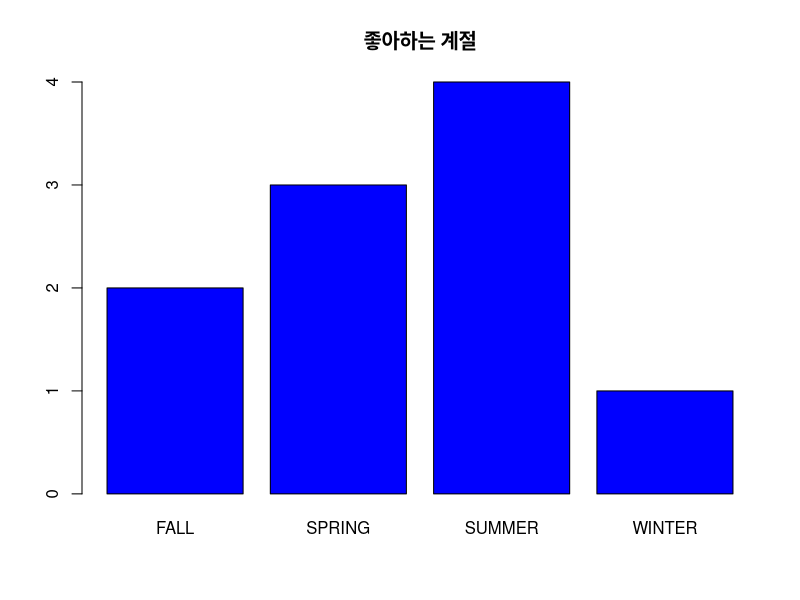

Recreate this plot in R.
favorite <- c('WINTER', 'SUMMER', 'SPRING', 'SUMMER', 'SUMMER',
              'FALL', 'FALL', 'SUMMER', 'SPRING', 'SPRING')
favorite
ds <- table(favorite)
ds
barplot(ds,
        main = '좋아하는 계절',
        col = 'blue')
